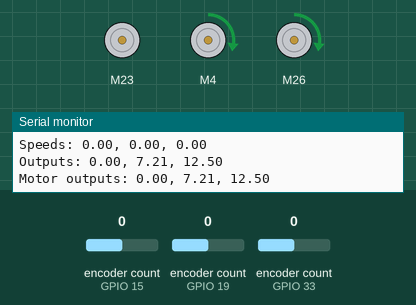
A program run on a simulated ESP32. On the bench: 3 × DC motor (green arrow = forward, orange = backward, longer = faster), the last lines printed to the serial monitor. The test bench sets the inputs (shaded band); at power-on: encoder count (sensors on GPIO 15, GPIO 19, GPIO 33) 0.

Above: at 1.1 s.
At 2.1 s:
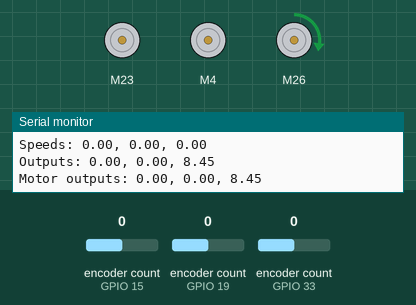
At 4.1 s:
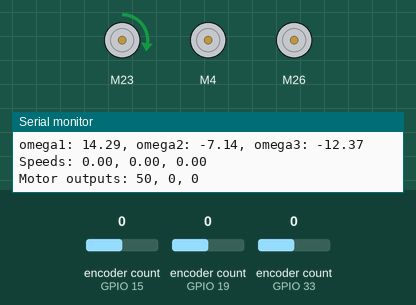
At 6.1 s:
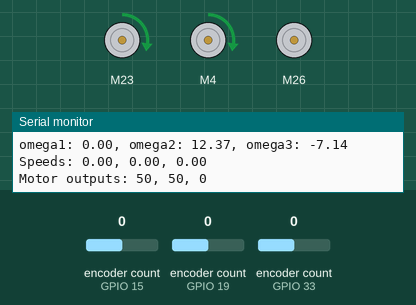
At 12.1 s:
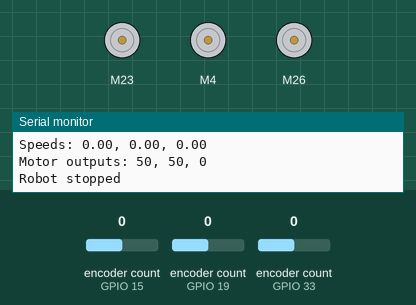
Timing chart, 0 to 13.6 s (numbered marks = the images above):
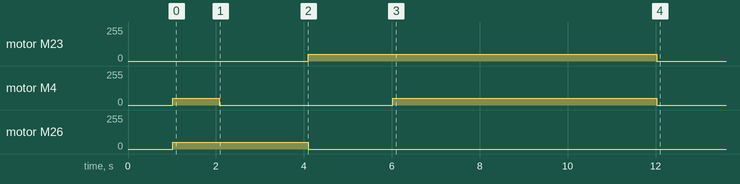

Measured:
- by itself, motor M23: stopped → forward 50/255 at 4.1 s, → stopped 7.9 s later
- by itself, motor M4: stopped → forward 50/255 at 1.0 s, → stopped 1.1 s later, → forward 50/255 3.9 s later, → stopped 6.0 s later
- by itself, motor M26: stopped → forward 50/255 at 1.0 s, → stopped 3.1 s later

The program:

main.cpp
```cpp
#include <Arduino.h>
#include <ESP32MX1508.h>
#include <ESP32Encoder.h>
#include <PID_v1.h>
#include "OmniDrive.h"
 #include <Wire.h>
 #include <Adafruit_MPU6050.h>
#include <Adafruit_Sensor.h>

// Motor pins
const int motor1A = 23; //brown
const int motor1B = 27;  //white
const int motor2A = 4;
const int motor2B = 16;
const int motor3A = 26;
const int motor3B = 25;

const int motorArmA = 12;
const int motorArmB = 13;

// Encoder pins
const int encoder1A = 19;   //orange
const int encoder1B = 14;    //white  (I moved this wire for the I2c Port access)
const int encoder2A = 15;
const int encoder2B = 2;
const int encoder3A = 33;
const int encoder3B = 32;

// Motor and Encoder objects
MX1508 _motor1(motor1A, motor1B, 0, 1);
MX1508 _motor2(motor2A, motor2B, 2, 3);
MX1508 _motor3(motor3A, motor3B, 4, 5);
MX1508 _motorArm(motorArmA, motorArmB, 6, 7);
Adafruit_MPU6050 mpu;

double Setpoint, Input, Output;
double Kp = 5, Ki = 7, Kd = 0.1; // PID tuning parameters
PID angPID(&Input, &Output, &Setpoint, Kp, Ki, Kd, DIRECT);


const float wheelRadius = 0.062; // Example radius in meters 62mm


// Moving average filter
#define SAMPLE_SIZE 10
float pitchSamples[SAMPLE_SIZE];
int sampleIndex = 0;
float sumPitch = 0;

unsigned long previousMillis = 0;
const long interval = 100; // Adjust the interval as needed

const long toggleInterval = 5000; // Adjust the interval as needed
unsigned long previousToggleMillis = 0;

// Time variables
int delayTime = 2000;
int currentTime = 0;


OmniDrive omniDrive(motor1A, motor1B, motor2A, motor2B, motor3A, motor3B, wheelRadius);


MX1508 MotorL(0, 0, 0, 0);


void maintainArmAngle(MX1508 &motor, int speed, int targetAngle);
float readPitchAngle();
void addSample(float pitch);
float getMeanPitch();


void setup() {
    Serial.begin(115200);
    while(!Serial);
    delay(1000);
    angPID.SetMode(AUTOMATIC);
    angPID.SetOutputLimits(-255, 255); // Set the PID output limits between -255 and 255
    omniDrive.begin(encoder1A, encoder1B, encoder2A, encoder2B, encoder3A, encoder3B);


    omniDrive.setPIDTunings(1.0, 0.1, 0.01); //PID Vals


      Serial.println("Sensor init success");
        Serial.println("Found a MPU6050 sensor");
        mpu.setGyroRange(MPU6050_RANGE_500_DEG);
        mpu.setAccelerometerRange(MPU6050_RANGE_8_G);
        mpu.setFilterBandwidth(MPU6050_BAND_5_HZ);

 Setpoint = 10; // Example target angle
}

void loop() {

    currentTime = millis();
    if (currentTime < delayTime) {         //Vx = 1.0 m/s, Vy = 0, omega = 0 rad/s
        omniDrive.moveRobot(1.0, 0, 0);
    } else if (currentTime < 2 * delayTime) { //Vx = 0, Vy = 1.0 m/s, omega = 0 rad/s
        omniDrive.moveRobot(0, 1.0, 0);
    } else if (currentTime < 3 * delayTime) { //Vx = -1.0 m/s, Vy = 0, omega = 0 rad/s
        omniDrive.moveRobot(-1.0, 0, 0);
    } else if (currentTime < 4 * delayTime) { //Vx = 0, Vy = -1.0 m/s, omega = 0 rad/s
        omniDrive.moveRobot(0, -1.0, 0);
    } else if (currentTime < 5 * delayTime) {   //rotation 0.1 rad/s
        omniDrive.moveRobot(0, 0, 0.1);
    } else if (currentTime < 6 * delayTime) {   //rotation -0.1 rad/s
        omniDrive.moveRobot(0, 0, -0.01);
    } else if (currentTime < 7 * delayTime){    //reset robot and stop moving
        currentTime = 0;
        omniDrive.stop();
    } else currentTime = 0; // Stop robot in error
    delay(100);


// Angle Test code:
    // unsigned long currentMillis = millis();
    // if (currentMillis - previousMillis >= interval) {
    //     previousMillis = currentMillis;
    //     maintainArmAngle(_motorArm, 200, Setpoint); // Maintain motor arm at the target angle
    // }
    // if(currentMillis - previousMillis >= toggleInterval){
    //     previousToggleMillis = currentMillis;
    //     Setpoint = -Setpoint;
    // }
    // delay(10);
}


void maintainArmAngle(MX1508 &motor, int speed, int targetAngle) {
    float currentAngle = getMeanPitch();

    // Set the current angle as input to the PID controller
    Input = currentAngle;
    angPID.Compute();

    // Drive the motor with the PID output
    if (Output > 0) {
        motor.motorGo(abs(Output));
    } else {
        motor.motorRev(abs(Output));
    }

    // Print the current angle for debugging
    Serial.print("Current angle: ");
    Serial.println(currentAngle);
}


//Digital Mean Proccessing (Filter) for pitch angle
void addSample(float pitch) {
    sumPitch -= pitchSamples[sampleIndex];
    pitchSamples[sampleIndex] = pitch;
    sumPitch += pitch;
    sampleIndex = (sampleIndex + 1) % SAMPLE_SIZE;
}

float getMeanPitch() {
    float pitch = readPitchAngle();
    addSample(pitch);
    return sumPitch / SAMPLE_SIZE;
}
float readPitchAngle() {
    sensors_event_t a, g, temp;
    mpu.getEvent(&a, &g, &temp);

    // Convert accelerometer values to G
    float ax = a.acceleration.x;
    float ay = a.acceleration.y;
    float az = a.acceleration.z;

    // Calculate the pitch angle
    float pitch = atan2(ay, sqrt(ax * ax + az * az)) * 180.0 / PI;
    return pitch;
}
```

OmniDrive.h
```cpp
#ifndef OmniDrive_h
#define OmniDrive_h

#include <ESP32MX1508.h>
#include <ESP32Encoder.h>
#include <PID_v1.h>
#include "vecmath.h"

class OmniDrive
{
public:
    OmniDrive(int pin1A, int pin1B, int pin2A, int pin2B, int pin3A, int pin3B, float radius);
    void begin(int enc1A, int enc1B, int enc2A, int enc2B, int enc3A, int enc3B);
    void moveRobot(float Vx, float Vy, float omega);
    void stop();
    void setPIDTunings(double kp, double ki, double kd);
    int encoderCounts(int encoder, bool readWrite);

private:
    MX1508 _motor1;
    MX1508 _motor2;
    MX1508 _motor3;
    ESP32Encoder _encoder1;
    ESP32Encoder _encoder2;
    ESP32Encoder _encoder3;
    PID _pid1;
    PID _pid2;
    PID _pid3;
    double _setpoint1, _input1, _output1;
    double _setpoint2, _input2, _output2;
    double _setpoint3, _input3, _output3;
    long _prevEncoderCount1, _prevEncoderCount2, _prevEncoderCount3;
    unsigned long _lastTime;
    float R; // Radius of the robot
    void printDebugInfo();
    int adjustMotorOutput(int motorOutput, int _min);

    unsigned long _lastDebugTime;
};

#endif
```

vecmath.h
```cpp
#ifndef VECMATH_H
#define VECMATH_H

#include <cmath>


class vector {
public:
    double x, y;

    vector() : x(0), y(0) {}
    vector(double tempx, double tempy) : x(tempx), y(tempy) {}

    vector operator+(const vector& a) const {
        return vector(x + a.x, y + a.y);    // vector addition
    }

    vector operator-(const vector& a) const {
        return vector(x - a.x, y - a.y);    // vector subtraction
    }

    vector operator*(double k) const {
        return vector(x * k, y * k);      // scalar multiplication
    }

    double operator*(const vector& a) const {  // dot product
        return (x * a.x + y * a.y);
    }

    double Norm() const {
        return std::sqrt(x * x + y * y);        // length of the vector
    }

    void Set(double tempx, double tempy) {  // set vector coordinates
        x = tempx;
        y = tempy;
    }
};

#endif // VECMATH_H
```

OmniDrive.cpp
```cpp
#include <Arduino.h>
#include <ESP32MX1508.h>
#include <ESP32Encoder.h>
#include <PID_v1.h>
#include "OmniDrive.h"
#include "vecmath.h"

//#define constrain(amt,low,high) ((amt)<(low)?(low):((amt)>(high)?(high):(amt)))

// Constructor to initialize motor and PID instances
OmniDrive::OmniDrive(int pin1A, int pin1B, int pin2A, int pin2B, int pin3A, int pin3B, float radius)
    : _motor1(pin1A, pin1B, 0, 1), _motor2(pin2A, pin2B, 2, 3), _motor3(pin3A, pin3B, 4, 5),
      _pid1(&_input1, &_output1, &_setpoint1, 0, 0, 0, DIRECT),
      _pid2(&_input2, &_output2, &_setpoint2, 0, 0, 0, DIRECT),
      _pid3(&_input3, &_output3, &_setpoint3, 0, 0, 0, DIRECT),
      _lastTime(0), _prevEncoderCount1(0), _prevEncoderCount2(0), _prevEncoderCount3(0),
      _lastDebugTime(0), R(radius) {}

// Initialize encoders and PID controllers
void OmniDrive::begin(int enc1A, int enc1B, int enc2A, int enc2B, int enc3A, int enc3B)
{
    _encoder1.attachHalfQuad(enc1A, enc1B);
    _encoder2.attachHalfQuad(enc2A, enc2B);
    _encoder3.attachHalfQuad(enc3A, enc3B);
    _pid1.SetMode(AUTOMATIC);
    _pid2.SetMode(AUTOMATIC);
    _pid3.SetMode(AUTOMATIC);
    _lastTime = millis();

    Serial.println("OmniDrive initialized");
}

// Adjust motor output to ensure minimum motor output
int OmniDrive::adjustMotorOutput(int motorOutput, int _min) {
    if (motorOutput < 0) {
        return min(-_min, -motorOutput);
    } else {
        return max(_min, motorOutput);
    }
}

// Move the robot in a given direction with a specified angular velocity
void OmniDrive::moveRobot(float Vx, float Vy, float omega)
{
    // Create direction vector V from input velocities Vx and Vy
    vector V(Vx, Vy);

    // Define wheel orientation vectors
    vector F1(-1.000, 0.000);   // Vector pointing directly left (360 degrees counter-clockwise)
    vector F2(0.500, -0.866);  // Vector pointing 120 degrees counter-clockwise
    vector F3(0.866, 0.500);   // Vector pointing 240 degrees counter-clockwise

    // Robot-specific constants
    double b = 0.10; // Wheelbase from center to wheel in meters
    double r = 0.070; // Wheel radius

    // Calculate wheel speeds using dot product of direction vector and wheel orientation vectors
    // Plus the contribution from angular velocity omega
    double omega1 = (F1 * V + b * omega) / r;
    double omega2 = (F2 * V + b * omega) / r;
    double omega3 = (F3 * V + b * omega) / r;

    // Check if the calculated wheel speeds are within the physical limits
    if ((omega1 > 6) || (omega2 > 6) || (omega3 > 6) || (omega1 < -6) || (omega2 < -6) || (omega3 < -6)) {
        Serial.println("Vectors: ERROR!");
        Serial.print("omega1: ");
        Serial.print(omega1);
        Serial.print(", omega2: ");
        Serial.print(omega2);
        Serial.print(", omega3: ");
        Serial.println(omega3);

        // return;
    }

    // Set the desired speeds (setpoints) for PID controllers
    _setpoint1 = omega1;
    _setpoint2 = omega2;
    _setpoint3 = omega3;

    // Get the current time and calculate elapsed time
    unsigned long currentTime = millis();
    float deltaTime = (currentTime - _lastTime) / 1000.0; // Convert milliseconds to seconds
    _lastTime = currentTime;

    // Read encoder counts to get the current position of each wheel
    long encoderCount1 = _encoder1.getCount();
    long encoderCount2 = _encoder2.getCount();
    long encoderCount3 = _encoder3.getCount();

    // // Calculate wheel speeds in counts per second
    // float speed1 = (encoderCount1 - _prevEncoderCount1) / deltaTime;
    // float speed2 = (encoderCount2 - _prevEncoderCount2) / deltaTime;
    // float speed3 = (encoderCount3 - _prevEncoderCount3) / deltaTime;

    // Calculate wheel speeds in counts per second
    float rotations1 = (encoderCount1 - _prevEncoderCount1) / 2400.0;
    float rotations2 = (encoderCount2 - _prevEncoderCount2) / 2400.0;
    float rotations3 = (encoderCount3 - _prevEncoderCount3) / 2400.0;

    float speed1 = (rotations1 * r) / deltaTime; // Speed in m/s
    float speed2 = (rotations2 * r) / deltaTime;
    float speed3 = (rotations3 * r) / deltaTime;

    // Update previous encoder counts with the current counts
    _prevEncoderCount1 = encoderCount1;
    _prevEncoderCount2 = encoderCount2;
    _prevEncoderCount3 = encoderCount3;

    // Set PID inputs to the calculated wheel speeds
    float S = 255/6; // 255 is the max motor PWM speed, 6 is the max wheel speed m/s
    _input1 = speed1*S;
    _input2 = speed2*S;
    _input3 = speed3*S;
    Serial.print("Speeds: ");
    Serial.print(_input1);
    Serial.print(", ");
    Serial.print(_input2);
    Serial.print(", ");
    Serial.println(_input3);


    // Compute PID outputs to adjust motor speeds
    _pid1.Compute();
    _pid2.Compute();
    _pid3.Compute();

    // Constrain PID outputs to be within motor input range (-255 to 255). (Overflow prevention of 8 bit PID object)
    int motorOutput1 = constrain(_output1, -255, 255);
    int motorOutput2 = constrain(_output2, -255, 255);
    int motorOutput3 = constrain(_output3, -255, 255);

    // Adjust motor outputs to account for min motor torque required to move the robot
    motorOutput1 = (motorOutput1 == 0) ? 0 : adjustMotorOutput(motorOutput1, 50); // PWM 50 is the minimum motor output for rotation
    motorOutput2 = (motorOutput2 == 0) ? 0 : adjustMotorOutput(motorOutput2, 50);
    motorOutput3 = (motorOutput3 == 0) ? 0 : adjustMotorOutput(motorOutput3, 50);
    Serial.print("Motor outputs: ");
    Serial.print(motorOutput1);
    Serial.print(", ");
    Serial.print(motorOutput2);
    Serial.print(", ");
    Serial.println(motorOutput3);


    // Drive the motors with the adjusted outputs

    _motor1.motorGo(motorOutput1);
    _motor2.motorGo(motorOutput2);
    _motor3.motorGo(motorOutput3);

    // Print debug info every 0.5 seconds
    if (currentTime - _lastDebugTime >= 500)
    {
        printDebugInfo();
        _lastDebugTime = currentTime;
    }
}

// Stop the robot by braking all motors
void OmniDrive::stop()
{
    _motor1.motorBrake();
    _motor2.motorBrake();
    _motor3.motorBrake();
    Serial.println("Robot stopped");
}

// Set PID tunings for all motors at once. Might Update to set individual PID tunings if there are large inconsistencies in motor performance
void OmniDrive::setPIDTunings(double kp, double ki, double kd)
{
    _pid1.SetTunings(kp, ki, kd);
    _pid2.SetTunings(kp, ki, kd);
    _pid3.SetTunings(kp, ki, kd);
    Serial.print("PID Tunings set: ");
    Serial.print("Kp=");
    Serial.print(kp);
    Serial.print(", Ki=");
    Serial.print(ki);
    Serial.print(", Kd=");
    Serial.println(kd);
}

// Get or reset encoder counts
int OmniDrive::encoderCounts(int encoder, bool readWrite)
{
    switch (encoder)
    {
    case 1:
        if (readWrite)
        {
            _encoder1.setCount(0);
        }
        else
        {
            return _encoder1.getCount();
        }
        break;
    case 2:
        if (readWrite)
        {
            _encoder2.setCount(0);
        }
        else
        {
            return _encoder2.getCount();
        }
        break;
    case 3:
        if (readWrite)
        {
            _encoder3.setCount(0);
        }
        else
        {
            return _encoder3.getCount();
        }
        break;
    default:
        return -999;
        break;
    }
    return -1;
}

// Print debug information
void OmniDrive::printDebugInfo()
{
    Serial.print("Setpoints: ");
    Serial.print(_setpoint1);
    Serial.print(", ");
    Serial.print(_setpoint2);
    Serial.print(", ");
    Serial.println(_setpoint3);

    Serial.print("Speeds: ");
    Serial.print(_input1);
    Serial.print(", ");
    Serial.print(_input2);
    Serial.print(", ");
    Serial.println(_input3);

    Serial.print("Outputs: ");
    Serial.print(_output1);
    Serial.print(", ");
    Serial.print(_output2);
    Serial.print(", ");
    Serial.println(_output3);

    Serial.print("Motor outputs: ");
    Serial.print(constrain(_output1, -255, 255));
    Serial.print(", ");
    Serial.print(constrain(_output2, -255, 255));
    Serial.print(", ");
    Serial.println(constrain(_output3, -255, 255));
}
```
